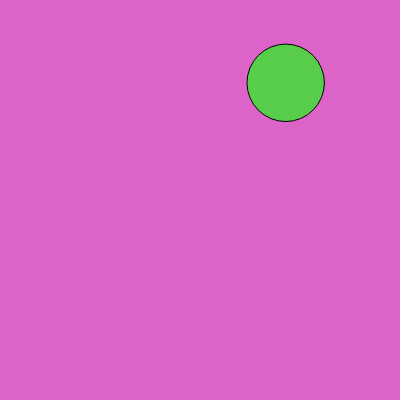
Frame 1 (no input)
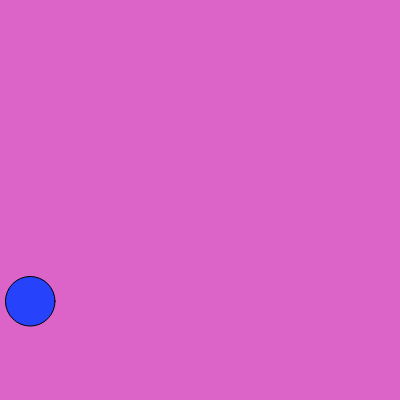
Frame 60 (no input)
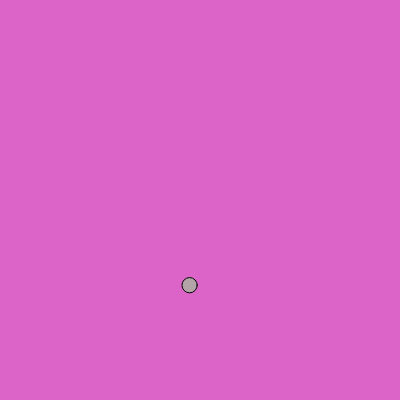
Frame 120 (the mouse pressed at the canvas centre since frame 60)

The p5.js sketch that drew these frames (run headless with seeded random() and noise() and a simulated clock; from frame 60 on, the mouse is pressed at the canvas centre):

// p5.js sketch
// ── sketch.js
function setup() {
  createCanvas(400, 400);
  background(32);
}

function draw() {
  background(220,100,200);
  var circleX = random(width);
  var circleY = random(height);
  var circleSize = random(10, 100);
  fill(random(255), random(255), random(255));
  ellipse(circleX, circleY, circleSize)
}
